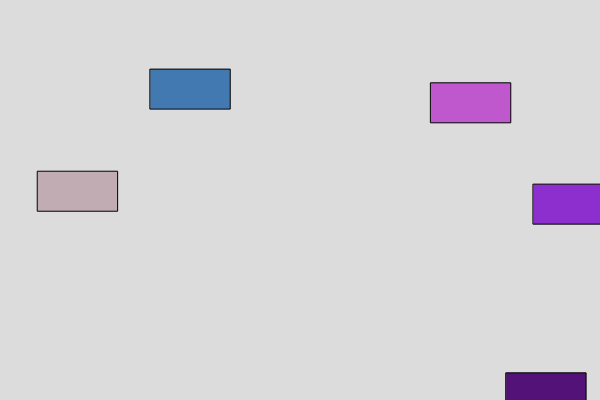
Frame 1 (no input)
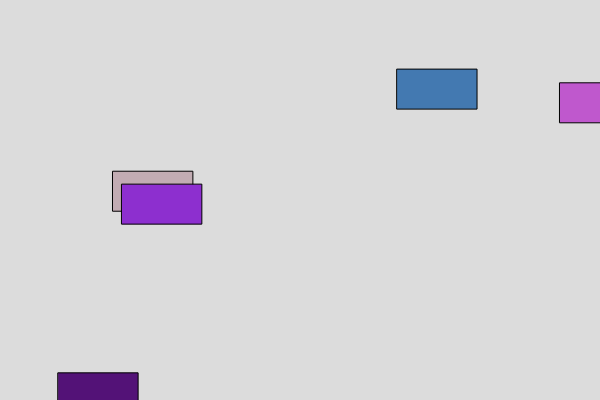
Frame 60 (no input)
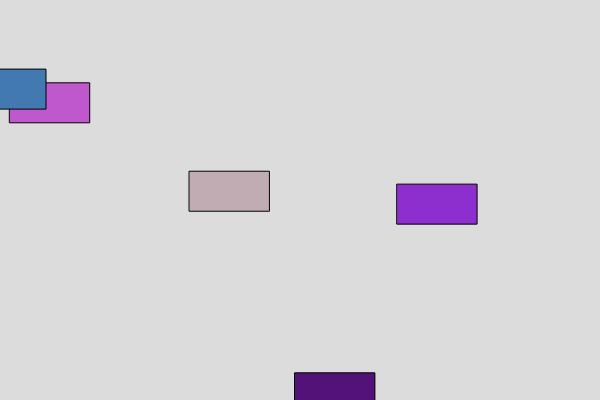
Frame 120 (the mouse pressed at the canvas centre since frame 60)

The p5.js sketch that drew these frames (run headless with seeded random() and noise() and a simulated clock; from frame 60 on, the mouse is pressed at the canvas centre):

// p5.js sketch
// ── sketch.js
class Auto {
  constructor(x, y, breite, hoehe, farbe) {
    this.x = x;
    this.y = y;
    this.breite = breite;
    this.hoehe = hoehe;
    this.farbe = farbe;
    this.speed = random(1,5);
  }

  anzeigen() {
    fill(this.farbe);
    rect(this.x, this.y, this.breite, this.hoehe);
  }

  bewegen() {
    this.x += this.speed;
    if(this.x > width) this.x = -this.breite;
  }
}

let autos = [];

function setup() {
  createCanvas(600, 400);
  for(let i=0;i<5;i++){
    autos.push(new Auto(random(width), random(height), 80, 40, [random(255), random(255), random(255)]));
  }
}

function draw() {
  background(220);
  for(let auto of autos){
    auto.bewegen();
    auto.anzeigen();
  }
}
